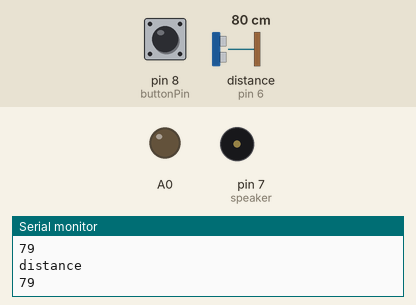
Simulated run of this sketch. Board: Arduino Uno, built with avr-gcc and run on an emulated ATmega328P. Parts: output pins drawn as LEDs (lit = HIGH), buzzer (waves = sounding), the last lines printed to the serial monitor. Wiring (inferred from the names in the program): ultrasonic range finder: trigger pin 5; echo pin 6. The test bench sets the inputs (shaded band); at power-on: pin 8 (buttonPin) LOW, distance to the obstacle (sensor on pin 6) 80 cm. The echo pulse lasts 58.3 µs per cm; pins used as bus, display or sensor lines are not drawn.

Above: at 1.2 s.
1.3 s: pin 8 (buttonPin) pulled HIGH for 0.15 s
At 2.1 s:
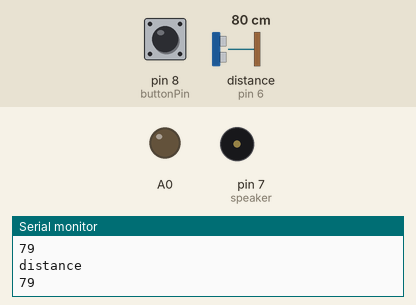
2.9 s: pin 8 (buttonPin) pulled HIGH for 3.2 s
At 3.07 s:
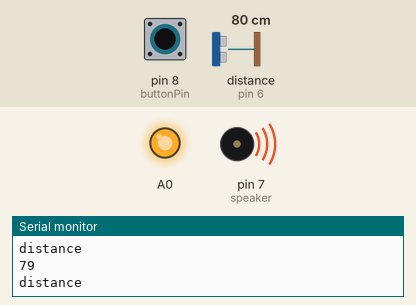
Timing chart, 0 to 7.6 s (numbered marks = the images above; inputs shaded):
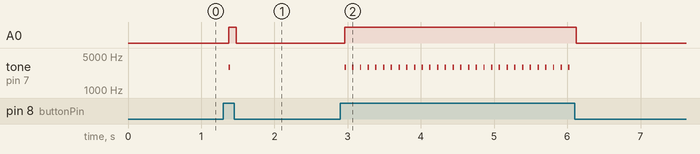

Measured:
- after the input at 1.3 s, A0: LOW → HIGH after 0.08 s, → LOW 0.11 s later; tone on pin 7 (speaker): silent → 2960 Hz after 0.08 s, → silent 0.02 s later
- after the input at 2.9 s, A0: LOW → HIGH after 0.06 s, → LOW 3.2 s later; tone on pin 7 (speaker): alternates 2960 Hz for 0.02 s and silent for 0.09 s, 60 changes in all, then stays silent, starting after 0.06 s

The sketch:

PianoMotor.ino
```cpp
#include "pitches.h"

//pino do buzzer na 7
#define speaker 7

//pinos do ultrassom: trig 5, echo 6
#define trigger 5
#define echo 6

//botão na porta 8
int buttonPin = 8;

int distance_cm = 0;
int time = 0;
int counter = 0;

//matriz de notas musicais
int note[] = {
  NOTE_B0, NOTE_C1, NOTE_CS1, NOTE_D1, NOTE_DS1, NOTE_E1, NOTE_F1, NOTE_FS1, NOTE_G1, NOTE_GS1,
  NOTE_A1, NOTE_AS1, NOTE_B1, NOTE_C2, NOTE_CS2, NOTE_D2, NOTE_DS2, NOTE_E2, NOTE_F2, NOTE_FS2,
  NOTE_G2, NOTE_GS2, NOTE_A2, NOTE_AS2, NOTE_B2, NOTE_C3, NOTE_CS3, NOTE_D3, NOTE_DS3, NOTE_E3,
  NOTE_F3, NOTE_FS3, NOTE_G3, NOTE_GS3, NOTE_A3, NOTE_AS3, NOTE_B3, NOTE_C4, NOTE_CS4, NOTE_D4,
  NOTE_DS4, NOTE_E4, NOTE_F4, NOTE_FS4, NOTE_G4, NOTE_GS4, NOTE_A4, NOTE_AS4, NOTE_B4, NOTE_C5,
  NOTE_CS5, NOTE_D5, NOTE_DS5, NOTE_E5, NOTE_F5, NOTE_FS5, NOTE_G5, NOTE_GS5, NOTE_A5, NOTE_AS5,
  NOTE_B5, NOTE_C6, NOTE_CS6, NOTE_D6, NOTE_DS6, NOTE_E6, NOTE_F6, NOTE_FS6, NOTE_G6, NOTE_GS6,
  NOTE_A6, NOTE_AS6, NOTE_B6, NOTE_C7, NOTE_CS7, NOTE_D7, NOTE_DS7, NOTE_E7, NOTE_F7, NOTE_FS7,
  NOTE_G7, NOTE_GS7, NOTE_A7, NOTE_AS7, NOTE_B7, NOTE_C8, NOTE_CS8, NOTE_D8, NOTE_DS8
};

void setup()
{
  //definição do pino do botão
  pinMode(buttonPin, INPUT);
  //saída do motor, poderia ser em uma digital também.
  pinMode(A0, OUTPUT);

  Serial.begin(9600);

  //definições dos pinos do ultrasonido
  pinMode(trigger, OUTPUT);
  digitalWrite(trigger, LOW);
  delayMicroseconds(10);
  pinMode(echo,INPUT);

  Serial.begin(9600);
  Serial.println("Sensor...");
}

void loop()
{
  //leitura dos dados de ultrasonido e armazena o valor em centímetros.
  int distance = readUltrasonic();

  Serial.println("distance");
  Serial.println(distance);

  //se pressionar o botão
  if (digitalRead(buttonPin) == HIGH) {

    //toca um som de acordo com a matriz de nota musical e a distância do ultrasonido.
    //Ex.: Sua mão está a 10cm, a nota selecionada é note[10] da matriz de notas musicais
    //definidas no início do código. NOTE_A1
    tone(speaker, note[distance], 20);

    //encende o motor como porta digital
    digitalWrite(A0, HIGH);
  }
  else{
    //se o botão não estiver sendo pressionado, apaga o motor e o buzzer.
    noTone(speaker);
    digitalWrite(A0, LOW);
  }

  delay(100);
}

int readUltrasonic(){

  int distance = 0;

  //envia o som do ultrassom
  digitalWrite(trigger, HIGH);
  delayMicroseconds(10);
  digitalWrite(trigger, LOW);

  //leitura do retorno do ultrassom
  time = pulseIn(echo, HIGH);

  //calcula a distância
  distance = time / 29.4 / 2;

  //retorna a distância em cm
  return distance;

}
```

pitches.h
```cpp
#define NOTE_B0  31
#define NOTE_C1  33
#define NOTE_CS1 35
#define NOTE_D1  37
#define NOTE_DS1 39
#define NOTE_E1  41
#define NOTE_F1  44
#define NOTE_FS1 46
#define NOTE_G1  49
#define NOTE_GS1 52
#define NOTE_A1  55
#define NOTE_AS1 58
#define NOTE_B1  62
#define NOTE_C2  65
#define NOTE_CS2 69
#define NOTE_D2  73
#define NOTE_DS2 78
#define NOTE_E2  82
#define NOTE_F2  87
#define NOTE_FS2 93
#define NOTE_G2  98
#define NOTE_GS2 104
#define NOTE_A2  110
#define NOTE_AS2 117
#define NOTE_B2  123
#define NOTE_C3  131
#define NOTE_CS3 139
#define NOTE_D3  147
#define NOTE_DS3 156
#define NOTE_E3  165
#define NOTE_F3  175
#define NOTE_FS3 185
#define NOTE_G3  196
#define NOTE_GS3 208
#define NOTE_A3  220
#define NOTE_AS3 233
#define NOTE_B3  247
#define NOTE_C4  262
#define NOTE_CS4 277
#define NOTE_D4  294
#define NOTE_DS4 311
#define NOTE_E4  330
#define NOTE_F4  349
#define NOTE_FS4 370
#define NOTE_G4  392
#define NOTE_GS4 415
#define NOTE_A4  440
#define NOTE_AS4 466
#define NOTE_B4  494
#define NOTE_C5  523
#define NOTE_CS5 554
#define NOTE_D5  587
#define NOTE_DS5 622
#define NOTE_E5  659
#define NOTE_F5  698
#define NOTE_FS5 740
#define NOTE_G5  784
#define NOTE_GS5 831
#define NOTE_A5  880
#define NOTE_AS5 932
#define NOTE_B5  988
#define NOTE_C6  1047
#define NOTE_CS6 1109
#define NOTE_D6  1175
#define NOTE_DS6 1245
#define NOTE_E6  1319
#define NOTE_F6  1397
#define NOTE_FS6 1480
#define NOTE_G6  1568
#define NOTE_GS6 1661
#define NOTE_A6  1760
#define NOTE_AS6 1865
#define NOTE_B6  1976
#define NOTE_C7  2093
#define NOTE_CS7 2217
#define NOTE_D7  2349
#define NOTE_DS7 2489
#define NOTE_E7  2637
#define NOTE_F7  2794
#define NOTE_FS7 2960
#define NOTE_G7  3136
#define NOTE_GS7 3322
#define NOTE_A7  3520
#define NOTE_AS7 3729
#define NOTE_B7  3951
#define NOTE_C8  4186
#define NOTE_CS8 4435
#define NOTE_D8  4699
#define NOTE_DS8 4978
```
